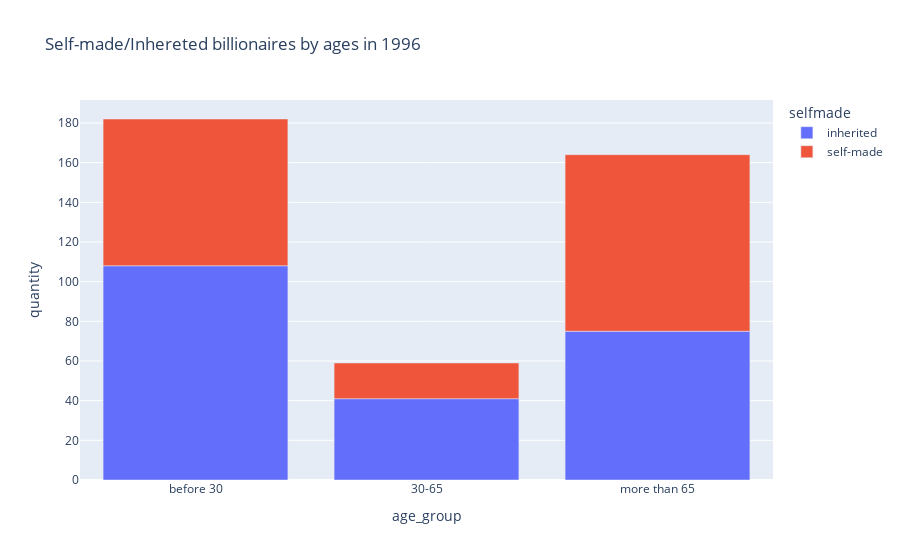

The code cell stored with this chart in its notebook:
### Code cell
import plotly.express as px
age_group = ['before 30', '30-65', 'more than 65']
fig = px.bar(age_group_selfmade_1996, x="age_group", y="quantity", color="selfmade",\
             title="Self-made/Inhereted billionaires by ages in 1996 ")
fig.update_layout(xaxis={'tickvals': age_group})


fig.show()

### Figure 1 — Plotly figure (JSON) as saved in the notebook; plotly's stock layout.template omitted (floating-point values rounded to 4 significant figures)
{"data": [{"alignmentgroup": "True", "hovertemplate": "selfmade=inherited<br>age_group=%{x}<br>quantity=%{y}<extra></extra>", "legendgroup": "inherited", "marker": {"color": "#636efa", "pattern": {"shape": ""}}, "name": "inherited", "offsetgroup": "inherited", "orientation": "v", "showlegend": true, "textposition": "auto", "type": "bar", "x": ["before 30", "30-65", "more than 65"], "xaxis": "x", "y": [108, 41, 75], "yaxis": "y"}, {"alignmentgroup": "True", "hovertemplate": "selfmade=self-made<br>age_group=%{x}<br>quantity=%{y}<extra></extra>", "legendgroup": "self-made", "marker": {"color": "#EF553B", "pattern": {"shape": ""}}, "name": "self-made", "offsetgroup": "self-made", "orientation": "v", "showlegend": true, "textposition": "auto", "type": "bar", "x": ["before 30", "30-65", "more than 65"], "xaxis": "x", "y": [74, 18, 89], "yaxis": "y"}], "layout": {"barmode": "relative", "legend": {"title": {"text": "selfmade"}, "tracegroupgap": 0}, "title": {"text": "Self-made/Inhereted billionaires by ages in 1996 "}, "xaxis": {"anchor": "y", "domain": [0, 1], "tickvals": ["before 30", "30-65", "more than 65"], "title": {"text": "age_group"}}, "yaxis": {"anchor": "x", "domain": [0, 1], "title": {"text": "quantity"}}}}
